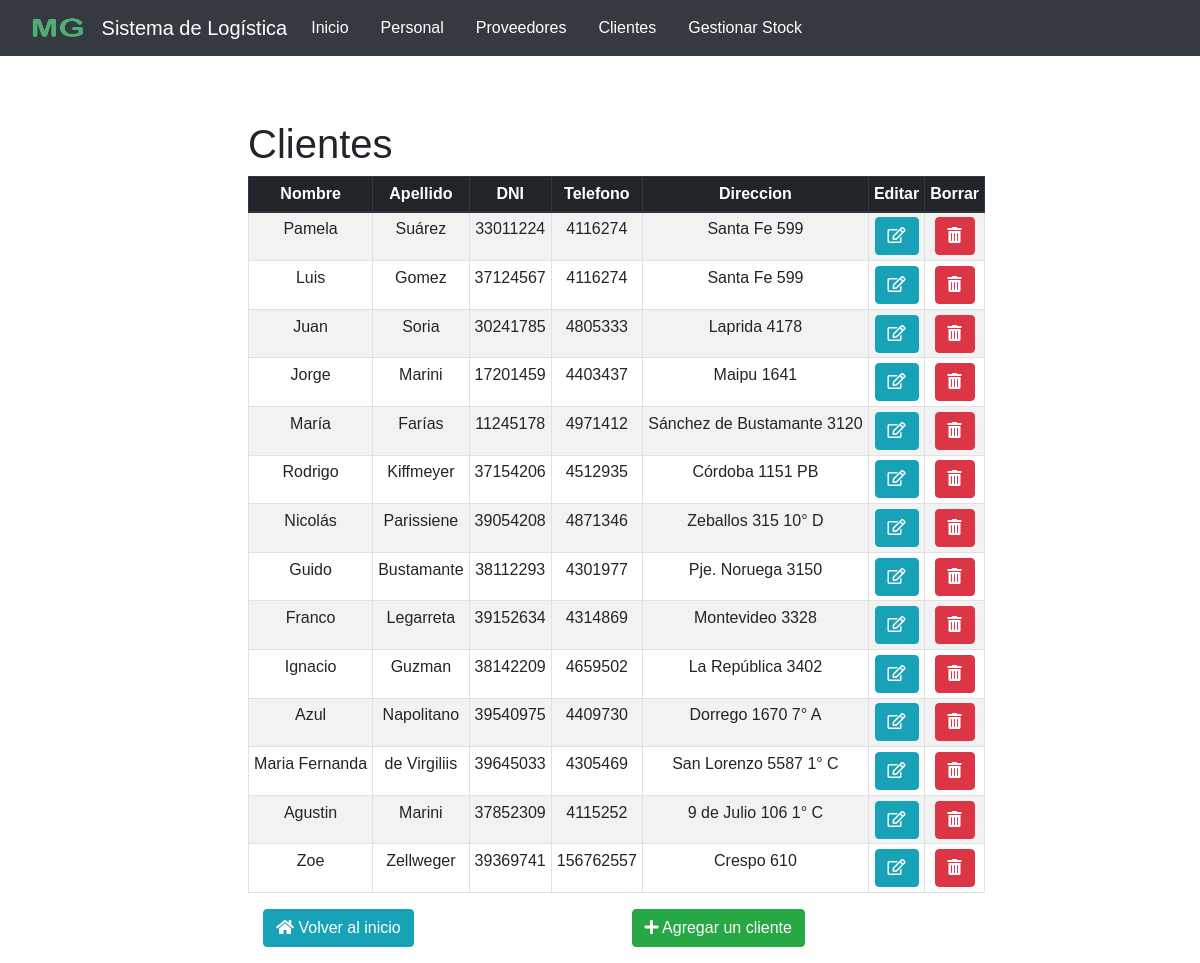
Screenshot of /clientes/crud.php with the database file from the repository.
### tables this page shows
CREATE TABLE `socios` (
  `id` int(11) NOT NULL,
  `nombre` varchar(50) NOT NULL,
  `apellido` varchar(50) NOT NULL,
  `telefono` int(11) NOT NULL,
  `DNI` int(11) NOT NULL,
  `direccion` varchar(50) NOT NULL
);

### clientes/crud.php (the view, shortened to what this page needs)
<!DOCTYPE html>
<html>
	<head>
	<link rel="stylesheet" href="/MasterGame/css/bootstrap.css">
	<link rel="stylesheet" href="https://use.fontawesome.com/releases/v5.3.1/css/all.css">
	</head>
	<body>
		<nav class="navbar navbar-expand-lg navbar-dark bg-dark"
		style="position: sticky; z-index: 1071; top: 0;">
			<div class="d-flex justify-content-end">
		    <a class="navbar-brand" href="../index.html"  style="color: #fff;">
			    <img src="/MasterGame/images/mg2.jpg" width="80" height="30" class="d-inline-block align-top" data-toggle="tooltip" data-placement="bottom" title="Sistema de Logística Master Game">
			    Sistema de Logística
			   </a>
			<div class="nav navbar-nav navbar-right">
				<div class="collapse navbar-collapse" id="navbarText">
					<ul class="navbar-nav mr-auto">
			    		<li class="nav-item active">
			    			<a class="nav-link" href="../index.html" style="margin-right: 1rem; color: #fff;">Inicio <span class="sr-only">(current)</span></a>
			    		</li>
			    		<li class="nav-item" style="margin-right: 1rem;">
			    			<a class="nav-link" href="../empleados/FichasEmpleados.php" style="color: #fff;">Personal</a>
			    		</li>
			    		<li class="nav-item" style="margin-right: 1rem;">
			    			<a class="nav-link" href="../proveedores/Proveedores.php" style="color: #fff;">Proveedores</a>
			    		</li>
			    		<li class="nav-item" style="margin-right: 1rem;">
			    			<a class="nav-link" href="../clientes/crud.php" style="color: #fff;">Clientes</a>
			    		</li>
			    		<li class="nav-item" style="margin-right: 1rem;">
			    			<a class="nav-link" href="../inventarioo/nuevo.php" style="color: #fff;">Gestionar Stock</a>
			    		</li>
			    	</ul>
				</div>
			</div>
		</nav>
		<div class="container-fluid" style="margin-top: 3rem;">
			<div class="row flex-xl-nowrap">
				<div class="col-12 col-md-3 col-xl-2 bd-sidebar">
				</div>
				<main class="col-12 col-md-9 col-xl-8 py-md-3 pl-md-5 bd-content">
					<h1> Clientes </h1>
					<?php
						$pdo = conectar();
						$consulta = $pdo->prepare("SELECT
							*
							FROM socios");
						$consulta -> execute();
						$resultado = $consulta->fetchAll(PDO::FETCH_ASSOC);
						echo '<table class="table table-bordered table-sm table-hover table-striped" style="text-align:center;">
								<thead class="thead-dark" style="text-align:center";>
									<tr>
										<th scope="col">Nombre</th>
										<th scope="col">Apellido</th>
										<th scope="col">DNI</th>
										<th scope="col">Telefono</th>
										<th scope="col">Direccion</th>
										<th scope="col">Editar</th>
										<th scope="col">Borrar</th>
									</tr>
								</thead>
								<tbody>';
									foreach ($resultado as $elSocio) {
									    echo '<tr>';
									    echo '<td>'. $elSocio['nombre']. '</td>';
									    echo '<td>'. $elSocio['apellido'] .'</td>';
									    echo '<td>'. $elSocio['DNI'] .'</td>';
									    echo '<td>'. $elSocio['telefono'] .'</td>';
									    echo '<td>'. $elSocio['direccion'] .'</td>';
									   echo '<td>
									    		<a href="modificar.php?id='.$elSocio['id'].'">
									    			<button class="btn btn-info">
										    			<i class="far fa-edit"></i>
										    		</button>
									    		</a>
									    	 </td>';
										echo '<td>
												<button type="button" class="btn btn-danger" data-toggle="modal" data-target="#exampleModal'.$elSocio['id'].'">
												  <i class="fa fa-trash-alt"></i>
												</button>';
													echo '<div class="modal-footer">';
															echo '<button type="button" class="btn btn-secondary" data-dismiss="modal">No, cerrar</button>
															<a class="btn btn-danger" href="baja.php?id='.$elSocio['id'].'">
															Borrar
														</a>
													</div>
												  </td>';
										}
								echo '</tbody>
							  </table>';
					?>
					<div class="container">
						<div class="row">
							<div class="col-6">
								<a class="btn btn-info" href=../index.html><i class="fa fa-home"></i> Volver al inicio </a>
							</div>
							<div class="col-6">
								<button type="button" class="btn btn-success" data-toggle="modal" data-target="#exampleModal">
								  <i class="fa fa-plus"></i> Agregar un cliente
								</button>
								</div>
							</div>
						</div>
					</div>
			</div>
	</body>
</html>

### clientes/crud.php (style rules this page uses)
body { font-family: Arial; }

### rows the page displays
socios: nombre "Pamela", apellido "Suárez", DNI "33011224", telefono "4116274", direccion "Santa Fe 599"
socios: nombre "Luis", apellido "Gomez", DNI "37124567", telefono "4116274", direccion "Santa Fe 599"
socios: nombre "Juan", apellido "Soria", DNI "30241785", telefono "4805333", direccion "Laprida 4178"
socios: nombre "Jorge", apellido "Marini", DNI "17201459", telefono "4403437", direccion "Maipu 1641"
socios: nombre "María", apellido "Farías", DNI "11245178", telefono "4971412", direccion "Sánchez de Bustamante 3120"
socios: nombre "Rodrigo", apellido "Kiffmeyer", DNI "37154206", telefono "4512935", direccion "Córdoba 1151 PB"
socios: nombre "Nicolás", apellido "Parissiene", DNI "39054208", telefono "4871346", direccion "Zeballos 315 10° D"
socios: nombre "Guido", apellido "Bustamante", DNI "38112293", telefono "4301977", direccion "Pje. Noruega 3150"
socios: nombre "Franco", apellido "Legarreta", DNI "39152634", telefono "4314869", direccion "Montevideo 3328"
socios: nombre "Ignacio", apellido "Guzman", DNI "38142209", telefono "4659502", direccion "La República 3402"
socios: nombre "Azul", apellido "Napolitano", DNI "39540975", telefono "4409730", direccion "Dorrego 1670 7° A"
socios: nombre "Maria Fernanda", apellido "de Virgiliis", DNI "39645033", telefono "4305469", direccion "San Lorenzo 5587 1° C"
socios: nombre "Agustin", apellido "Marini", DNI "37852309", telefono "4115252", direccion "9 de Julio 106 1° C"
socios: nombre "Zoe", apellido "Zellweger", DNI "39369741", telefono "156762557", direccion "Crespo 610"
